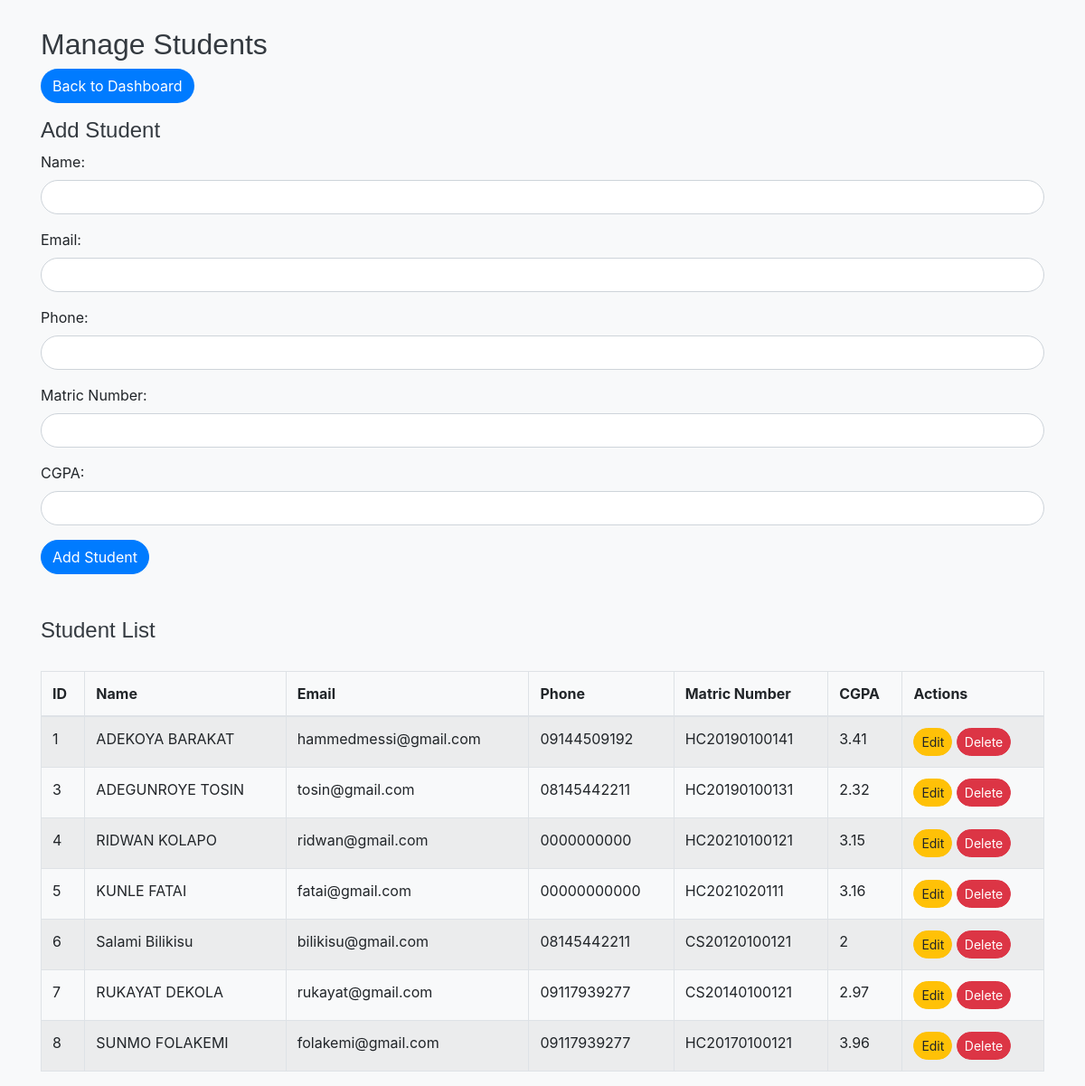
Screenshot of /admin/manage_students.php with the database file from the repository.
### tables this page shows
CREATE TABLE IF NOT EXISTS `students` (
  `id` int(11) NOT NULL AUTO_INCREMENT,
  `name` varchar(100) NOT NULL,
  `email` varchar(100) NOT NULL,
  `cgpa` float NOT NULL,
  `phone` varchar(15) NOT NULL,
  `matric_number` varchar(50) NOT NULL,
  `supervisor_id` int(11) DEFAULT NULL,
  PRIMARY KEY (`id`),
  UNIQUE KEY `email` (`email`),
  UNIQUE KEY `matric_number` (`matric_number`)
);

### admin/manage_students.php (the view, shortened to what this page needs)
<?php
$conn = new mysqli('localhost', 'root', '', 'studentproj_db');
$students = $conn->query("SELECT * FROM students");
?>
<!DOCTYPE html>
<html lang="en">
<head>
    <link rel="stylesheet" href="https://stackpath.bootstrapcdn.com/bootstrap/4.5.2/css/bootstrap.min.css">
</head>
<body>
    <div class="container">
        <h2>Manage Students</h2>
        <a href="admin_dashboard.php" class="btn back-btn mb-3">Back to Dashboard</a>
        <h4>Add Student</h4>
        <form method="POST">
            <div class="form-group">
                <label for="name">Name:</label>
                <input type="text" class="form-control" id="name" name="name" required>
            </div>
            <div class="form-group">
                <label for="email">Email:</label>
                <input type="email" class="form-control" id="email" name="email" required>
            </div>
            <div class="form-group">
                <label for="phone">Phone:</label>
                <input type="text" class="form-control" id="phone" name="phone" required>
            </div>
            <div class="form-group">
                <label for="matric_number">Matric Number:</label>
                <input type="text" class="form-control" id="matric_number" name="matric_number" required>
            </div>
            <div class="form-group">
                <label for="cgpa">CGPA:</label>
                <input type="number" step="0.01" class="form-control" id="cgpa" name="cgpa" required>
            </div>
            <button type="submit" class="btn btn-primary" name="add_student">Add Student</button>
        </form>
        <h4 class="mt-5">Student List</h4>
        <table class="table table-bordered table-striped">
            <thead>
                <tr>
                    <th>ID</th>
                    <th>Name</th>
                    <th>Email</th>
                    <th>Phone</th>
                    <th>Matric Number</th>
                    <th>CGPA</th>
                    <th>Actions</th>
                </tr>
            </thead>
            <tbody>
                <?php while ($student = $students->fetch_assoc()): ?>
                    <tr>
                        <td><?php echo htmlspecialchars($student['id']); ?></td>
                        <td><?php echo htmlspecialchars($student['name']); ?></td>
                        <td><?php echo htmlspecialchars($student['email']); ?></td>
                        <td><?php echo htmlspecialchars($student['phone']); ?></td>
                        <td><?php echo htmlspecialchars($student['matric_number']); ?></td>
                        <td><?php echo htmlspecialchars($student['cgpa']); ?></td>
                        <td>
                            <button class="btn btn-warning btn-sm" data-toggle="modal" data-target="#editModal<?php echo $student['id']; ?>">Edit</button>
                            <form method="POST" style="display: inline;">
                                <button type="submit" name="delete_student" class="btn btn-danger btn-sm">Delete</button>
                            </form>
                        </td>
                    </tr>
                <?php endwhile; ?>
            </tbody>
        </table>
    </div>
</body>
</html>

### admin/manage_students.php (style rules this page uses)
body { background-color: #f8f9fa; }
.container { margin-top: 30px; }
h2, h4 { font-family: 'Arial', sans-serif; color: #343a40; }
.form-control, .btn { border-radius: 20px; }
.table { margin-top: 30px; }
.back-btn { background-color: #007bff; color: white; border-radius: 20px; text-decoration: none; }

### rows the page displays
students: id "1", name "ADEKOYA BARAKAT", email "hammedmessi@gmail.com", phone "09144509192", matric_number "HC20190100141", cgpa "3.41"
students: id "3", name "ADEGUNROYE TOSIN", email "tosin@gmail.com", phone "08145442211", matric_number "HC20190100131", cgpa "2.32"
students: id "4", name "RIDWAN KOLAPO", email "ridwan@gmail.com", phone "0000000000", matric_number "HC20210100121", cgpa "3.15"
students: id "5", name "KUNLE FATAI", email "fatai@gmail.com", phone "00000000000", matric_number "HC2021020111", cgpa "3.16"
students: id "6", name "Salami Bilikisu", email "bilikisu@gmail.com", phone "08145442211", matric_number "CS20120100121", cgpa "2"
students: id "7", name "RUKAYAT DEKOLA", email "rukayat@gmail.com", phone "09117939277", matric_number "CS20140100121", cgpa "2.97"
students: id "8", name "SUNMO FOLAKEMI", email "folakemi@gmail.com", phone "09117939277", matric_number "HC20170100121", cgpa "3.96"
